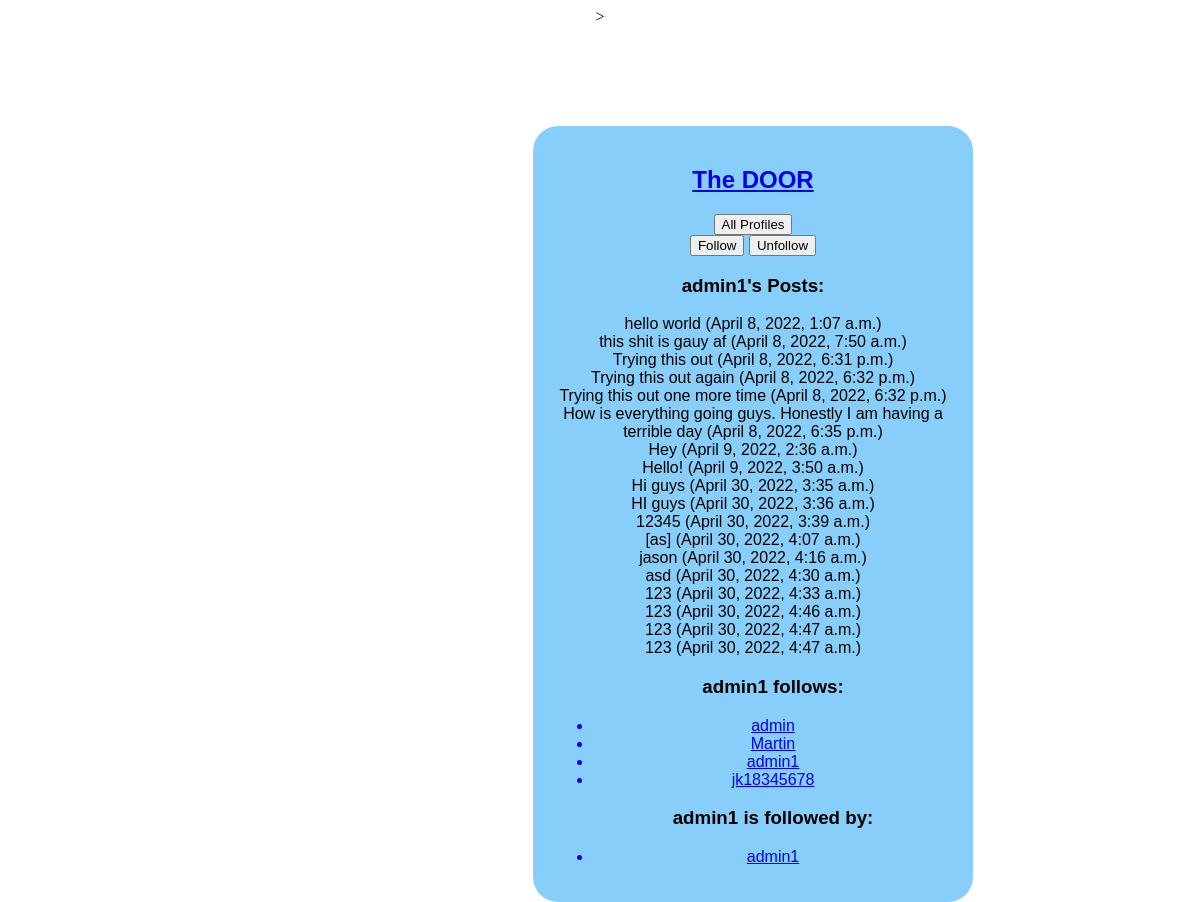
Page /profile/5 (signed in) on the committed database.
### TheDoor/models.py (models this page shows, shortened)
class Profile(models.Model):
    user = models.OneToOneField(User, on_delete=models.CASCADE)
    friends = models.ManyToManyField(
        'self',
        related_name = 'followed_by',
        symmetrical=False,
        blank=True
    )
    def __str__(self) -> str:
        return self.user.username

class UserPost(models.Model):
    user = models.ForeignKey(
        User, related_name="posts", on_delete=models.DO_NOTHING
    )
    body = models.CharField(max_length=140)
    created_at = models.DateTimeField(auto_now_add=True)

### TheDoor/views.py (the view, shortened to what this page needs)
# urls.py: path("profile/<int:pk>", profile, name="profile"),
def profile(request, pk):
    profile = Profile.objects.get(pk=pk)
    if not hasattr(request.user, "profile"):
        missing_profile = Profile(user=request.user)
        missing_profile.save()
    return render(request, "TheDoor/profile.html", {"profile": profile})

### TheDoor/templates/TheDoor/profile.html (shortened to what this page needs)
{% extends 'base.html' %}
{% block content%}
<div class="block">
    <a href="{% url 'The Door:profile_list' %}">
        <button>
            All Profiles
        </button>
    </a>
</div>
<form method="post">
    <div class="buttons has-addons">
    {% if profile in user.profile.friends.all %}
        <button class="button is-success is-static">Follow</button>
        <button class="button is-danger" name="follow" value="unfollow">Unfollow</button>
    {% else %}
        <button class="button is-success" name="follow" value="follow">Follow</button>
        <button class="button is-danger is-static">Unfollow</button>
    {% endif %}
    </div>
</form>
<h3>{{profile.user.username}}'s Posts:</h3>
<div class="content">
    {% for tweet in profile.user.posts.all %}
    <div class="box">
        {{ tweet.body }}
        <span class="is-small has-text-grey-light">
            ({{ tweet.created_at }})
        </span>
    </div>
    {% endfor %}
</div>
<ul>
    <h3> {{profile.user.username}} follows:</h3>
    {% for friend in profile.friends.all %}
        <a href="{% url 'The Door:profile' friend.id %}">
            <li>{{ friend }}</li>
        </a>
    {% endfor %}
</ul>
<ul>
    <h3>{{profile.user.username}} is followed by: </h3>
    {% for friend in profile.followed_by.all %}
        <a href="{% url 'The Door:profile' friend.id %}">
            <li>{{ friend }}</li>
        </a>
    {% endfor %}
</ul>
{% endblock content %}

### TheDoor/templates/base.html (style rules this page uses)
body { background-image:url("https://th.bing.com/th/id/R.30fb92e53a39c769bf07254916402e32?rik=nO122%2bXWPFOG6g&riu=http%3a%2f%2fblog.uvm.edu%2fcareer-center%2ffiles%2f2016%2f09%2fopen-door.jpeg&ehk=OT33sRS4RPiOn1ndcOaitkXgzudNn5PVU1yYtNdcZoI%3d&risl=1&pid=ImgRaw&r=0"); background-position:center; text-align:center; }

### TheDoor/templates/TheDoor/profile.html (style rules this page uses)
h3 { font-family:'Trebuchet MS', 'Lucida Sans Unicode', 'Lucida Grande', 'Lucida Sans', Arial, sans-serif; }
div { font-family:'Trebuchet MS', 'Lucida Sans Unicode', 'Lucida Grande', 'Lucida Sans', Arial, sans-serif; }

### rows in the picture
Profile: user.username "admin1"
UserPost: body "hello world", created_at "April 8, 2022, 1:07 a.m."
UserPost: body "this shit is gauy af", created_at "April 8, 2022, 7:50 a.m."
UserPost: body "Trying this out", created_at "April 8, 2022, 6:31 p.m."
UserPost: body "Trying this out again", created_at "April 8, 2022, 6:32 p.m."
UserPost: body "Trying this out one more time", created_at "April 8, 2022, 6:32 p.m."
UserPost: body "How is everything going guys. Honestly I am having a terrible day", created_at "April 8, 2022, 6:35 p.m."
UserPost: body "Hey", created_at "April 9, 2022, 2:36 a.m."
UserPost: body "Hello!", created_at "April 9, 2022, 3:50 a.m."
UserPost: body "Hi guys", created_at "April 30, 2022, 3:35 a.m."
UserPost: body "HI guys", created_at "April 30, 2022, 3:36 a.m."
UserPost: body "12345", created_at "April 30, 2022, 3:39 a.m."
UserPost: body "[as]", created_at "April 30, 2022, 4:07 a.m."
UserPost: body "jason", created_at "April 30, 2022, 4:16 a.m."
UserPost: body "asd", created_at "April 30, 2022, 4:30 a.m."
UserPost: body "123", created_at "April 30, 2022, 4:33 a.m."
UserPost: body "123", created_at "April 30, 2022, 4:46 a.m."
UserPost: body "123", created_at "April 30, 2022, 4:47 a.m."
UserPost: body "123", created_at "April 30, 2022, 4:47 a.m."
Profile: user.username "admin"
Profile: user.username "Martin"
Profile: user.username "jk18345678"
